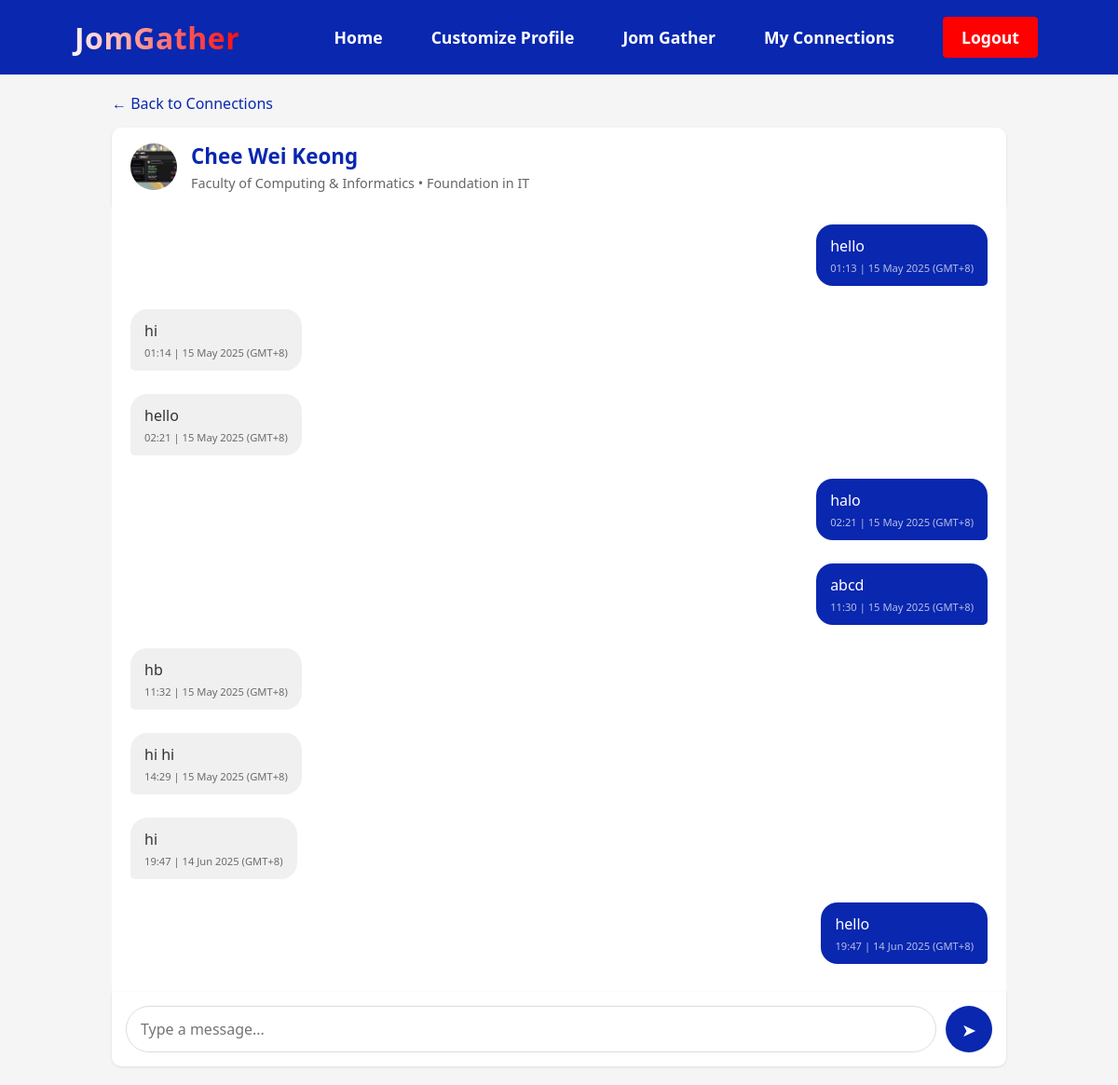
/chat/1 (signed in), run on an earlier commit of the app's database.
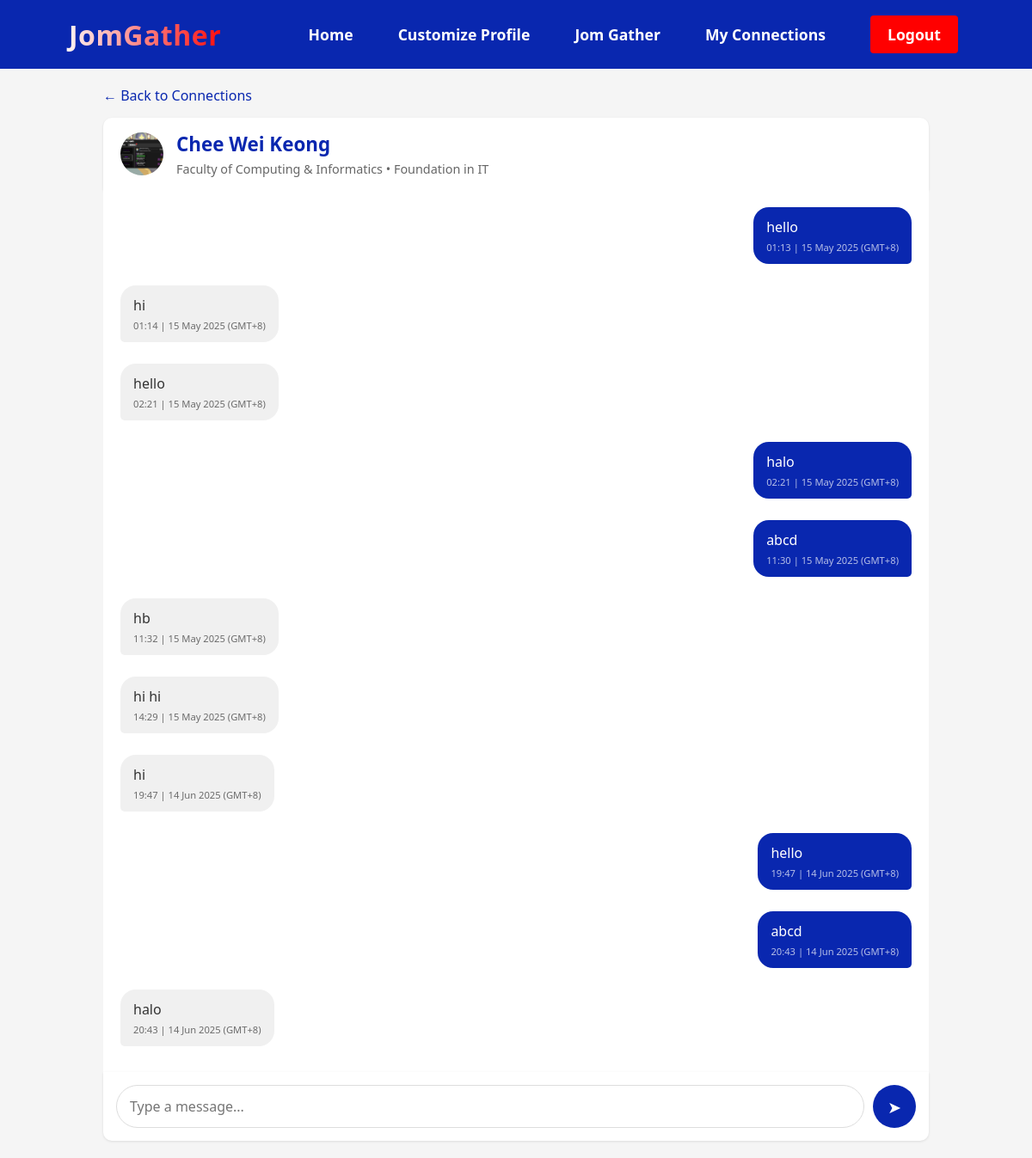
And on a later commit of the database.
### models.py (models this page shows, shortened)
class Customisation(db.Model):
    id = db.Column(db.Integer, primary_key=True)
    user_id = db.Column(db.Integer, db.ForeignKey('user.id'), nullable=False)
    profile_picture = db.Column(db.String(255))
    bio = db.Column(db.Text)
    interests = db.Column(db.String(500))
    faculty = db.Column(db.String(100))
    course = db.Column(db.String(100))
    year_of_study = db.Column(db.Integer)
    created_at = db.Column(db.DateTime, default=datetime.utcnow)
    updated_at = db.Column(db.DateTime, default=datetime.utcnow, onupdate=datetime.utcnow)
    user = db.relationship('User', backref=db.backref('customisation', uselist=False, lazy=True))

class User(UserMixin, db.Model):
    id = db.Column(db.Integer, primary_key=True)
    student_id = db.Column(db.String(15), unique=True, nullable=False)
    username = db.Column(db.String(64), unique=True, nullable=False)
    email = db.Column(db.String(120), unique=True, nullable=False)
    password_hash = db.Column(db.String(128))
    created_at = db.Column(db.DateTime, default=datetime.utcnow)
    is_active = db.Column(db.Boolean, default=True)
    last_login = db.Column(db.DateTime)
    is_2fa_enabled = db.Column(db.Boolean, default=False, nullable=False)
    two_fa_secret = db.Column(db.String(32), nullable=True)

class Message(db.Model):
    id = db.Column(db.Integer, primary_key=True)
    connection_id = db.Column(db.Integer, db.ForeignKey('connection.id'), nullable=False)
    sender_id = db.Column(db.Integer, db.ForeignKey('user.id'), nullable=False)
    content = db.Column(db.Text, nullable=False)
    is_read = db.Column(db.Boolean, default=False)
    created_at = db.Column(db.DateTime, default=datetime.utcnow)
    connection = db.relationship('Connection', backref=db.backref('messages', lazy='dynamic'))
    sender = db.relationship('User', backref=db.backref('messages_sent', lazy='dynamic'))

### app.py (the view)
@app.route('/chat/<int:user_id>')
@login_required
def chat(user_id):
    other_user = User.query.get_or_404(user_id)
    connection = Connection.query.filter(
        ((Connection.user_id == current_user.id) & (Connection.connected_user_id == user_id)) |
        ((Connection.user_id == user_id) & (Connection.connected_user_id == current_user.id))
    ).first()
    if not connection or connection.status != 'accepted':
        flash('You must be connected with this user to chat', 'error')
        return redirect(url_for('view_connections'))
    messages = Message.query.filter_by(connection_id=connection.id).order_by(Message.created_at).all()
    unread_messages = Message.query.filter_by(
        connection_id=connection.id,
        sender_id=other_user.id,
        is_read=False
    ).all()
    for msg in unread_messages:
        msg.is_read = True
    db.session.commit()
    return render_template('chat.html', other_user=other_user, connection=connection, messages=messages)

### app.py (called while the page is built)
@login_manager.user_loader
def load_user(user_id):
    return User.query.get(int(user_id))

### templates/chat.html (shortened to what this page needs)
<!DOCTYPE html>
<html lang="en">
<head>
  <link rel="stylesheet" href="{{ url_for('static', filename='css/common.css') }}">
  <link rel="stylesheet" href="{{ url_for('static', filename='css/chat.css') }}">
</head>
<body>
<nav class="navbar" aria-label="Main navigation">
  <div class="navbar__container">
    <a href="{{ url_for('index') }}" id="navbar__logo" aria-label="JomGather Home">JomGather</a>
    <ul class="navbar__menu" role="menubar">
      <li class="navbar__item" role="none">
        <a href="{{ url_for('index') }}" class="navbar__links {% if request.endpoint == 'index' %}active{% endif %}" role="menuitem">Home</a>
      </li>
      <li class="navbar__item" role="none">
        <a href="{{ url_for('customise') }}" class="navbar__links {% if request.endpoint == 'customise' %}active{% endif %}" role="menuitem">Customize Profile</a>
      </li>
      <li class="navbar__item" role="none">
        <a href="{{ url_for('jomgather') }}" class="navbar__links {% if request.endpoint == 'jomgather' %}active{% endif %}" role="menuitem">Jom Gather</a>
      </li>
      {% if current_user.is_authenticated %}
      <li class="navbar__item" role="none">
        <a href="{{ url_for('view_connections') }}" class="navbar__links {% if request.endpoint == 'view_connections' %}active{% endif %}" role="menuitem">My Connections</a>
      </li>
      <li class="navbar__btn" role="none">
        <a href="{{ url_for('logout') }}" class="button" role="menuitem">Logout</a>
      </li>
      {% else %}
      <li class="navbar__btn" role="none">
        <a href="{{ url_for('register') }}" class="button" role="menuitem">Sign Up/Log In</a>
      </li>
      {% endif %}
    </ul>
  </div>
</nav>
  <div class="chat-container">
    <a href="{{ url_for('view_connections') }}" class="back-to-connections">← Back to Connections</a>
    <div class="chat-header">
      <div class="chat-user-avatar">
        {% if other_user.customisation and other_user.customisation.profile_picture %}
          <img src="{{ url_for('static', filename='uploads/' + other_user.customisation.profile_picture) }}" alt="{{ other_user.username }}">
        {% else %}
          <div style="font-size: 1.5rem;">👤</div>
        {% endif %}
      </div>
      <div class="chat-user-info">
        <h2>{{ other_user.username }}</h2>
        {% if other_user.customisation %}
          <p>
            {% if other_user.customisation.faculty %}
              {{ other_user.customisation.faculty }}
            {% endif %}
            {% if other_user.customisation.course %}
              • {{ other_user.customisation.course }}
            {% endif %}
          </p>
        {% endif %}
      </div>
    </div>
    <div class="chat-history" id="chat-history">
      {% if messages %}
        {% for message in messages %}
          <div class="message-row {% if message.sender_id == current_user.id %}sent{% else %}received{% endif %}">
            <div class="message {% if message.sender_id == current_user.id %}sent{% else %}received{% endif %}">
              {{ message.content }}
              <div class="message-time">
                {{ (message.created_at.replace(tzinfo=None) + timedelta(hours=8)).strftime('%H:%M | %d %b %Y') }} (GMT+8)
              </div>
            </div>
          </div>
        {% endfor %}
      {% else %}
        <div class="no-messages">
          <p>No messages yet. Start the conversation!</p>
        </div>
      {% endif %}
    </div>
    <form class="chat-form" action="{{ url_for('send_message', connection_id=connection.id) }}" method="POST">
      <input type="text" name="message" class="chat-input" placeholder="Type a message..." autofocus required>
      <button type="submit" class="send-btn">
        <span class="send-icon">➤</span>
      </button>
    </form>
  </div>
</body>
</html>

### static/css/common.css (style rules this page uses)
* { margin: 0; padding: 0; box-sizing: border-box; font-family: 'Segoe UI', Tahoma, Geneva, Verdana, sans-serif; }
body { background-color: #f5f5f5; color: #333; min-height: 100vh; display: flex; flex-direction: column; }
.navbar { background-color: #15259e; height: 80px; display: flex; justify-content: center; align-items: center; position: sticky; top: 0; z-index: 999; width: 100%; padding: 0 20px; }
.navbar__container { display: flex; justify-content: space-between; align-items: center; height: 100%; width: 100%; max-width: 1300px; margin: 0 auto; }
#navbar__logo { background-color: #fff; background-image: linear-gradient(to right, #fff 0%, #ff0000 100%); background-size: 100%; -webkit-background-clip: text; -moz-background-clip: text; -webkit-text-fill-color: transparent; -moz-text-fill-color: transparent; display: flex; align-items: center; cursor: pointer; text-decoration: none; font-size: 2rem; font-weight: bold; padding: 0 10px; height: 100%; letter-spacing: 0.5px; }
.navbar__menu { display: flex; align-items: center; list-style: none; gap: 20px; height: 100%; margin: 0; padding: 0; transition: transform 0.3s ease-out; }
.navbar__item { height: 100%; display: flex; align-items: center; }
.navbar__links { color: #fff; display: flex; align-items: center; justify-content: center; text-decoration: none; padding: 0 1rem; height: 100%; transition: all 0.3s ease; font-size: 1.1rem; font-weight: 600; position: relative; }
.navbar__btn { height: 100%; display: flex; align-items: center; padding: 0 1rem; }
.navbar .button { padding: 10px 20px; border-radius: 4px; background: #ff0000; color: white; font-weight: 600; text-align: center; transition: all 0.3s ease; display: inline-flex; align-items: center; justify-content: center; height: auto; width: auto; font-size: 1.1rem; }

What changed in the data, as far as the page shows it:
added Message: content "abcd", created_at "20:43 | 14 Jun 2025"
added Message: content "halo", created_at "20:43 | 14 Jun 2025"
